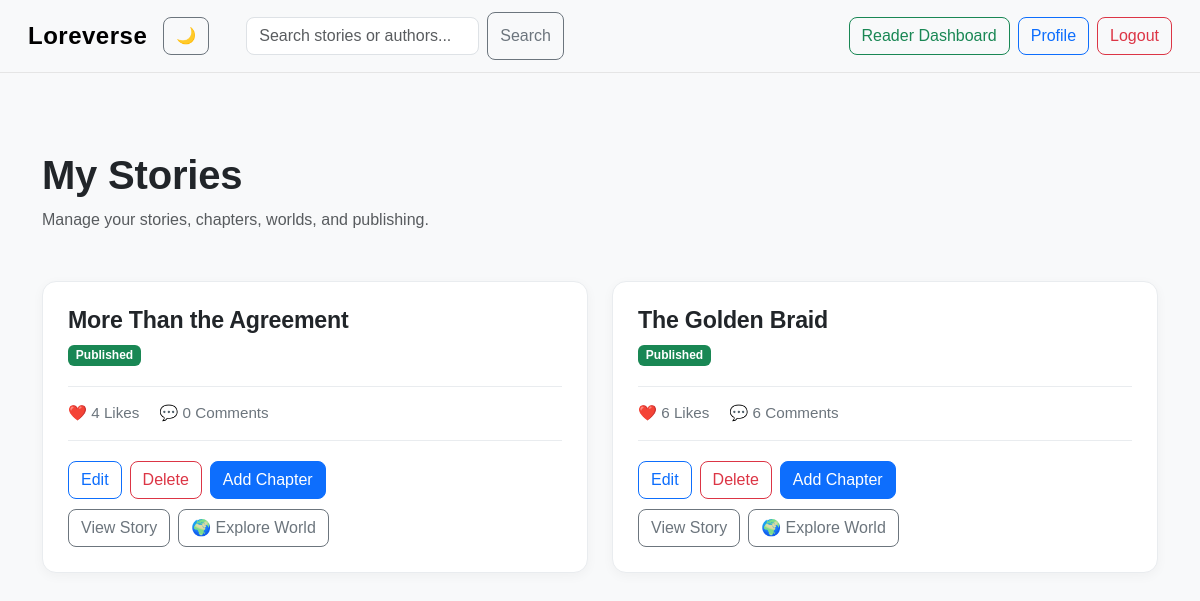
The app's page /my_stories/ (signed in) with its own data.
### loreverse/models.py (models this page shows, shortened)
class Story(models.Model):
    GENRE_CHOICES = [
        ("Fantasy", "Fantasy"),
        ("Romance", "Romance"),
        ("Mystery", "Mystery"),
        ("Horror", "Horror"),
        ("Science Fiction", "Science Fiction"),
        ("Adventure", "Adventure"),
        ("Other", "Other"),]
    title = models.CharField(max_length=200)
    genre = models.CharField(max_length=30, choices=GENRE_CHOICES, default="Other")
    tags = models.CharField(max_length=300, blank=True)
    description = models.TextField()
    cover_image = models.ImageField(upload_to="story_covers/",blank=True)
    author = models.ForeignKey(User, on_delete=models.CASCADE)
    published = models.BooleanField(default=False)
    created_at = models.DateTimeField(auto_now_add=True)
    updated_at = models.DateTimeField(auto_now=True)
    favorited_by = models.ManyToManyField(User, related_name="favorite_stories", blank=True)
    want_to_read_by = models.ManyToManyField(User, related_name="want_to_read_stories", blank=True)

### loreverse/views.py (the view)
# urls.py: path("my_stories/", views.my_stories, name="my_stories"),
@login_required
def my_stories(request):
    stories = Story.objects.filter(author=request.user).annotate(
        total_likes=Count("chapters__likes", distinct=True),
        total_comments=Count("chapters__comments", distinct=True),
    )
    return render(request, "loreverse/my_stories.html", {"stories": stories})

### loreverse/templates/loreverse/my_stories.html (shortened to what this page needs)
{% extends "loreverse/layout.html" %}
{% block body %}
<div class="container py-5">
    <div class="mb-5">
        <h1 class="fw-bold">My Stories</h1>
        <p class="text-muted mb-0">
            Manage your stories, chapters, worlds, and publishing.
        </p>
    </div>
    {% if stories %}
        <div class="row g-4">
            {% for story in stories %}
                <div class="col-lg-6">
                    <div class="writer-story-card">
                        <div class="writer-story-header">
                            <div>
                                <h2>{{ story.title }}</h2>
                                {% if story.published %}
                                    <span class="badge text-bg-success">Published</span>
                                {% else %}
                                    <span class="badge text-bg-secondary">Not Published</span>
                                {% endif %}
                            </div>
                        </div>
                        <div class="writer-story-stats">
                            <span>❤️ {{ story.total_likes }} Likes</span>
                            <span>💬 {{ story.total_comments }} Comments</span>
                        </div>
                        <div class="writer-story-actions">
                            <a href="{% url 'edit_story' story.id %}"class="btn btn-outline-primary">Edit</a>
                            <form action="{% url 'delete_story' story.id %}" method="post" class="d-inline delete-story-form">
                                <button type="submit" class="btn btn-outline-danger">
                                   Delete
                                </button>
                            </form>
                            <a href="{% url 'create_chapter' story.id %}" class="btn btn-primary">
                                Add Chapter
                            </a>
                        </div>
                        <div class="writer-secondary-actions">
                            {% if story.published %}
                                <a href="{% url 'story_detail' story.id %}" class="btn btn-outline-secondary">
                                    View Story
                                </a>
                            {% endif %}
                            {% if story.world %}
                                <a href="{% url 'world_explorer' story.id %}" class="btn btn-outline-secondary">
                                    🌍 Explore World
                                </a>
                            {% else %}
                                <a href="{% url 'create_world' story.id %}"class="btn btn-outline-secondary">
                                    🌍 Add World
                                </a>
                            {% endif %}
                        </div>
                    </div>
                </div>
            {% endfor %}
        </div>
    {% else %}
        <div class="empty-state text-center">
            <h4>No stories yet</h4>
            <p>You have not created any stories yet.</p>
        </div>
    {% endif %}
</div>
{% endblock %}

### loreverse/static/loreverse/styles.css (style rules this page uses)
body { font-family: Arial, sans-serif; margin: 0; background-color : #f8f9fa; color: #212529; }
a { transition: color 0.2s ease; }
.btn { transition: all 0.2s ease; }
h1, h2, h3, h4, h5, h6 { letter-spacing: -0.2px; }
h1 { font-weight: 700; }
p { line-height: 1.6; }
.container { max-width: 1200px; }
.btn { border-radius: 8px; font-weight: 500; }
.writer-story-card { height: 100%; padding: 25px; background-color: #ffffff; border: 1px solid #e9ecef; border-radius: 14px; box-shadow: 0 3px 12px rgba(0, 0, 0, 0.04); transition: transform 0.2s ease, box-shadow 0.2s ease; }
.writer-story-header h2 { margin-bottom: 8px; font-size: 1.45rem; font-weight: 700; }
.writer-story-stats { display: flex; gap: 20px; flex-wrap: wrap; margin: 20px 0; padding: 15px 0; border-top: 1px solid #e9ecef; border-bottom: 1px solid #e9ecef; color: #6c757d; font-size: 0.95rem; }
.writer-story-actions, .writer-secondary-actions { display: flex; flex-wrap: wrap; gap: 8px; }
.writer-secondary-actions { margin-top: 10px; }

### records on screen
Story: title "More Than the Agreement", published "Published", total_likes "4", total_comments "0", shows "🌍 Explore World"
Story: title "The Golden Braid", published "Published", total_likes "6", total_comments "6", shows "🌍 Explore World"
